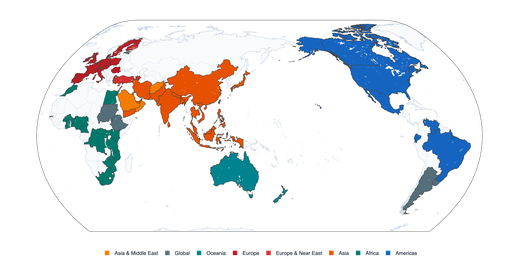
#> input picture visuals/poster_regional_world_map.png, 519 x 259 px, shrunk from 2800 x 1400 before the run; its folder holds 6 pictures in this run
$ python build_poster_graphics.py
#> lines starting #> are read from the running program, lines starting #| are printed output that depends on the picture
"""
Generates a polished, publication-grade marketing poster image (PNG)
for Groningen Sustainability Conference 2027 (GSC 2027).
Adheres strictly to: 73 Nations, 5 Themes, ZERO mention of abstract counts.
"""
import os
import json
import matplotlib.pyplot as plt
import matplotlib.patches as patches
import matplotlib.image as mpimg
from PIL import Image

_HERE = os.path.dirname(os.path.abspath(__file__))

# Data
with open(os.path.join(_HERE, 'parsed_dataset.json'), 'r', encoding='utf-8') as f:
#> (reads parsed_dataset.json from the repository)
    ds = json.load(f)

from prepare_advanced_dashboard_data import REGION_MAP

all_countries = sorted(list({d['primary_country'] for d in ds if d.get('primary_country') and d.get('primary_country') != 'Unknown'}))
total_nations = len(all_countries)

reg_counts = {}
for c in all_countries:
    r = REGION_MAP.get(c, 'Other')
    if r == 'Europe/Asia':
        r = 'Europe'
    reg_counts[r] = reg_counts.get(r, 0) + 1

theme_countries = {
    1: sorted(list({d['primary_country'] for d in ds if d.get('theme_num') == 1 and d.get('primary_country') and d.get('primary_country') != 'Unknown'})),
    2: sorted(list({d['primary_country'] for d in ds if d.get('theme_num') == 2 and d.get('primary_country') and d.get('primary_country') != 'Unknown'})),
    3: sorted(list({d['primary_country'] for d in ds if d.get('theme_num') == 3 and d.get('primary_country') and d.get('primary_country') != 'Unknown'})),
    4: sorted(list({d['primary_country'] for d in ds if d.get('theme_num') == 4 and d.get('primary_country') and d.get('primary_country') != 'Unknown'})),
    5: sorted(list({d['primary_country'] for d in ds if d.get('theme_num') == 5 and d.get('primary_country') and d.get('primary_country') != 'Unknown'})),
}

themes_info = [
    {
        'num': 1,
        'title': 'SDGs Beyond 2030',
        'subtitle': 'Governance, Multilevel Targets & Institutional Frameworks',
        'nations': len(theme_countries[1]),
        'color': '#0D9488',
        'sample': 'Netherlands, India, China, Germany, Indonesia, South Africa, USA, Brazil, Nigeria, UK, Switzerland'
    },
    {
        'num': 2,
        'title': 'Resilience Across Systems',
        'subtitle': 'Food-Water-Energy Nexus & Nature-Based Solutions',
        'nations': len(theme_countries[2]),
        'color': '#0284C7',
        'sample': 'China, Netherlands, Germany, India, Egypt, France, Kenya, Singapore, South Africa, USA, Philippines'
    },
    {
        'num': 3,
        'title': 'Climate–Development Nexus',
        'subtitle': 'Just Transitions, Adaptation & Climate Equity',
        'nations': len(theme_countries[3]),
        'color': '#BA1C24',
        'sample': 'India, Netherlands, Germany, Ghana, Indonesia, Canada, Nigeria, Sweden, New Zealand, UK, Tanzania'
    },
    {
        'num': 4,
        'title': 'Health & Well-being Foundations',
        'subtitle': 'Planetary Health, Health Equity & Social Drivers',
        'nations': len(theme_countries[4]),
        'color': '#7C3AED',
        'sample': 'India, Netherlands, China, Germany, Indonesia, Japan, Malaysia, Morocco, Spain, USA, Zimbabwe'
    },
    {
        'num': 5,
        'title': 'AI, Big Data & Digitalization',
        'subtitle': 'Digital Twins, Frontier Tech & Ethical Transformation',
        'nations': len(theme_countries[5]),
        'color': '#D97706',
        'sample': 'Netherlands, China, Germany, India, Indonesia, Australia, UAE, Mexico, Kenya, UK, Uruguay'
    }
]

def generate_poster():
    # 12 x 18 inches at 300 DPI = 3600 x 5400 px
    fig = plt.figure(figsize=(12, 18), dpi=300)
    ax = fig.add_axes([0, 0, 1, 1])
    ax.set_xlim(0, 120)
    ax.set_ylim(0, 180)
    ax.axis('off')

    # Background
    ax.add_patch(patches.Rectangle((0, 0), 120, 180, facecolor='#F8FAFC', edgecolor='none'))

    # Top University of Groningen Red Brand Line
    ax.add_patch(patches.Rectangle((0, 177.5), 120, 2.5, facecolor='#BA1C24', edgecolor='none'))

    # HEADER CARD (Dark Navy)
    h_card = patches.FancyBboxPatch((5, 148), 110, 27, boxstyle="round,pad=0.5,rounding_size=2.0",
                                   facecolor='#0F172A', edgecolor='#1E293B', linewidth=1.5)
    ax.add_patch(h_card)

    ax.text(9, 171.5, "RIJKSUNIVERSITEIT GRONINGEN  •  UNIVERSITY OF GRONINGEN",
            fontsize=10.5, weight='bold', color='#BA1C24', family='sans-serif')

    ax.text(9, 163, "GRONINGEN SUSTAINABILITY CONFERENCE 2027",
            fontsize=19, weight='black', color='#FFFFFF', family='sans-serif')

    ax.text(9, 157.5, "Lessons from the SDGs for the Post-2030 Agenda",
            fontsize=12, weight='semibold', color='#38BDF8', family='sans-serif')

    ax.text(9, 152, "APRIL 05 – 10, 2027   |   ZERNIKE CAMPUS, GRONINGEN, THE NETHERLANDS",
            fontsize=9, weight='bold', color='#94A3B8', family='sans-serif')

    # HERO NATIONS CALLOUT
    hero_card = patches.FancyBboxPatch((5, 124), 110, 21, boxstyle="round,pad=0.5,rounding_size=2.0",
                                      facecolor='#FFFFFF', edgecolor='#E2E8F0', linewidth=1.5)
    ax.add_patch(hero_card)

    ax.text(10, 134.5, str(total_nations), fontsize=48, weight='black', color='#BA1C24', family='sans-serif')
    ax.text(28, 139, "NATIONS REPRESENTED WORLDWIDE", fontsize=16, weight='black', color='#0F172A', family='sans-serif')
    ax.text(28, 134, "A truly global gathering uniting leading researchers, policymakers, and innovators across 6 continents.",
            fontsize=10, color='#475569', family='sans-serif')

    # Continent Badges
    continents = [
        ("Europe", f"{reg_counts.get('Europe', 0)} Nations", "#BA1C24"),
        ("Asia", f"{reg_counts.get('Asia', 0)} Nations", "#D97706"),
        ("Africa", f"{reg_counts.get('Africa', 0)} Nations", "#0D9488"),
        ("Americas", f"{reg_counts.get('Americas', 0)} Nations", "#2563EB"),
        ("Oceania", f"{reg_counts.get('Oceania', 0)} Nations", "#0284C7"),
    ]
    cx = 10
    for cname, ccount, ccol in continents:
        badge = patches.FancyBboxPatch((cx, 126.5), 18.5, 4.2, boxstyle="round,pad=0.2,rounding_size=0.8",
                                       facecolor='#F1F5F9', edgecolor=ccol, linewidth=1.2)
        ax.add_patch(badge)
        ax.text(cx + 9.25, 128.6, f"{cname}\n{ccount}", fontsize=7.2, weight='bold', color='#0F172A',
                ha='center', va='center', family='sans-serif', linespacing=1.1)
        cx += 21

    # WORLD MAP EMBED
    map_card = patches.FancyBboxPatch((5, 96), 110, 25.5, boxstyle="round,pad=0.5,rounding_size=2.0",
                                     facecolor='#FFFFFF', edgecolor='#E2E8F0', linewidth=1.5)
    ax.add_patch(map_card)

    map_img_path = os.path.join(_HERE, 'visuals', 'poster_regional_world_map.png')
    if os.path.exists(map_img_path):
        m_img = mpimg.imread(map_img_path)
#> m_img is the input picture: shape (259, 519, 4) float32; mean R, G, B, A 0.562, 0.568, 0.575, 0.637
        ax.imshow(m_img, extent=[7, 113, 97.5, 120], aspect='auto', zorder=3)

    # THEMES SECTION TITLE
    ax.text(6, 91.5, "GLOBAL THEMATIC PILLARS & NATION INTEREST", fontsize=13, weight='black', color='#0F172A', family='sans-serif')
    ax.text(6, 88.8, "Explore how 73 participating nations are distributing their research focus and priorities", fontsize=9.2, color='#64748B', family='sans-serif')

    # 5 THEME CARDS
    card_y = 74
    for t in themes_info:
        card = patches.FancyBboxPatch((5, card_y), 110, 12.8, boxstyle="round,pad=0.4,rounding_size=1.5",
                                      facecolor='#FFFFFF', edgecolor='#E2E8F0', linewidth=1.2)
        ax.add_patch(card)

        # Left Color Accent
        strip = patches.Rectangle((5, card_y), 2.2, 12.8, facecolor=t['color'], edgecolor='none')
        ax.add_patch(strip)

        # Theme Pill
        tpill = patches.FancyBboxPatch((9, card_y + 8.6), 16, 2.8, boxstyle="round,pad=0.2,rounding_size=0.7", facecolor=t['color'], edgecolor='none')
        ax.add_patch(tpill)
        ax.text(17, card_y + 10, f"THEME 0{t['num']}", fontsize=7.5, weight='bold', color='#FFFFFF', ha='center', va='center', family='sans-serif')

        # Title
        ax.text(27, card_y + 9.5, t['title'], fontsize=12.5, weight='bold', color='#0F172A', family='sans-serif')

        # Subtitle
        ax.text(9, card_y + 5.5, t['subtitle'], fontsize=9, color='#475569', family='sans-serif')

        # Sample Nations
        ax.text(9, card_y + 2.0, f"Representative Nations: {t['sample']}", fontsize=7.6, color='#64748B', family='sans-serif')

        # Nation Count Badge on Right
        nbadge = patches.FancyBboxPatch((93, card_y + 1.8), 20, 9.2, boxstyle="round,pad=0.3,rounding_size=1.2",
                                        facecolor='#F8FAFC', edgecolor='#CBD5E1', linewidth=1)
        ax.add_patch(nbadge)
        ax.text(103, card_y + 7.2, f"{t['nations']}", fontsize=20, weight='black', color=t['color'], ha='center', va='center', family='sans-serif')
        ax.text(103, card_y + 3.8, "NATIONS", fontsize=7.5, weight='bold', color='#64748B', ha='center', va='center', family='sans-serif')

        card_y -= 14.2

    # FOOTER BAR
    f_bar = patches.Rectangle((0, 0), 120, 9, facecolor='#0F172A', edgecolor='none')
    ax.add_patch(f_bar)

    ax.text(6, 5.2, "“ SDGs have shown us what is possible; now we need to design what comes next. ”",
            fontsize=9.5, weight='semibold', color='#38BDF8', style='italic', family='sans-serif')
    ax.text(6, 2.5, "Join 73+ nations in Groningen • Call for Panels, Workshops & Collaborative Dialogues",
            fontsize=8, color='#94A3B8', family='sans-serif')

    ax.text(114, 4.5, "rug.nl/sustainability-conference-2027", fontsize=10, weight='bold', color='#FFFFFF', ha='right', family='sans-serif')

    out_file = os.path.join(_HERE, 'visuals', 'GSC2027_Poster_Marketing_Final.png')
    plt.savefig(out_file, dpi=300, facecolor='#F8FAFC')
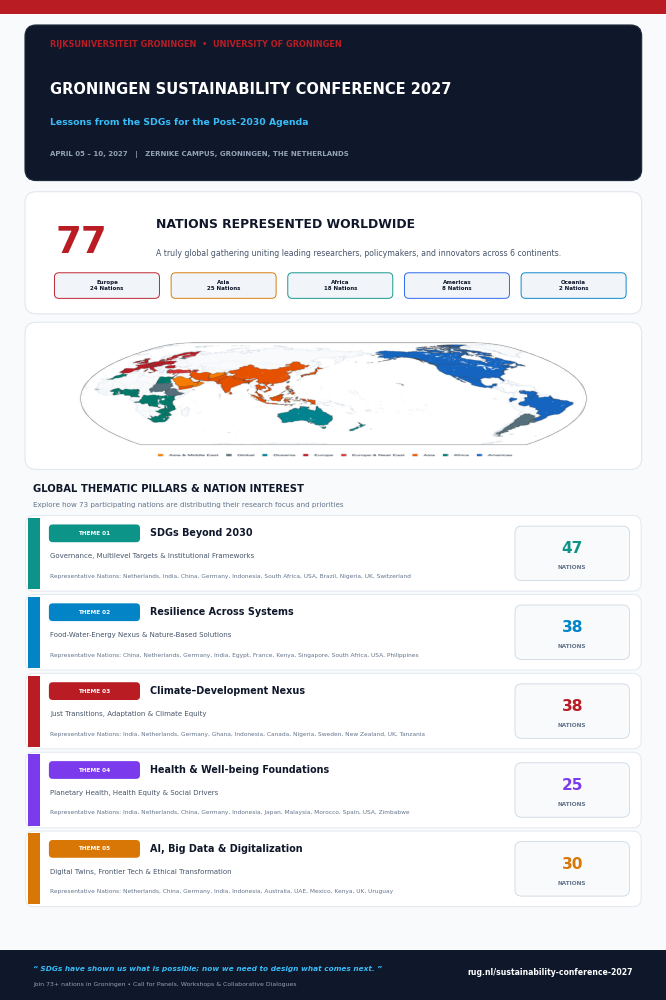
#> figure drawn by matplotlib, 1 panel
    plt.close()
    print(f"Generated {out_file} successfully!")

if __name__ == '__main__':
    generate_poster()
